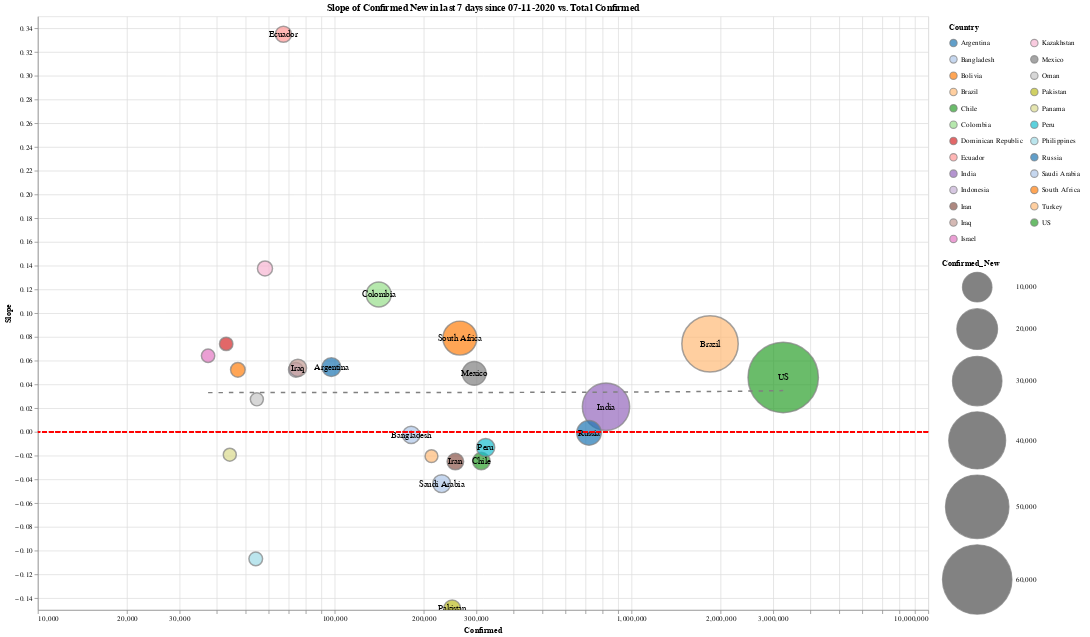

The notebook cell this image was saved under:
### Markdown cell above
# Country Level

### Code cell
slope_chart(country_level, 'Country', 0, xscale='log', limit=1000, scale=3, window=7).properties(
    width=1200,
    height=800
).interactive()

### Figure 1 — Vega-Lite specification as saved in the notebook (floating-point values rounded to 4 significant figures)
{"config": {"view": {"continuousWidth": 400, "continuousHeight": 300}}, "layer": [{"mark": {"type": "point", "filled": true, "stroke": "grey"}, "encoding": {"color": {"type": "nominal", "field": "Country", "legend": {"clipHeight": 20, "columns": 2, "padding": 10}, "scale": {"scheme": "category20"}}, "size": {"type": "quantitative", "field": "Confirmed_New", "scale": {"domain": [1016.0, 61350.0], "range": [300, 9000]}}, "tooltip": [{"type": "nominal", "field": "Country"}, {"type": "quantitative", "field": "Confirmed"}, {"type": "quantitative", "field": "Slope"}, {"type": "quantitative", "field": "Confirmed_New"}], "x": {"type": "quantitative", "axis": {"offset": 0}, "field": "Confirmed", "scale": {"type": "log"}}, "y": {"type": "quantitative", "axis": {"title": "Slope"}, "field": "Slope"}}, "selection": {"selector019": {"type": "interval", "bind": "scales", "encodings": ["x", "y"]}}, "title": "Slope of Confirmed New in last 7 days since 07-11-2020 vs. Total Confirmed"}, {"mark": "text", "encoding": {"color": {"value": "black"}, "size": {"value": 12}, "text": {"type": "nominal", "field": "Country"}, "tooltip": [{"type": "nominal", "field": "Country"}, {"type": "quantitative", "field": "Confirmed"}, {"type": "quantitative", "field": "Slope"}, {"type": "quantitative", "field": "Confirmed_New"}], "x": {"type": "quantitative", "axis": {"offset": 0}, "field": "Confirmed", "scale": {"type": "log"}}, "y": {"type": "quantitative", "axis": {"title": "Slope"}, "field": "Slope"}}, "title": "Slope of Confirmed New in last 7 days since 07-11-2020 vs. Total Confirmed", "transform": [{"filter": "(datum['Confirmed_New'] > 2000)"}]}, {"mark": {"type": "line", "strokeDash": [6, 8]}, "encoding": {"color": {"value": "grey"}, "size": {"value": 2}, "tooltip": [{"type": "nominal", "field": "Country"}, {"type": "quantitative", "field": "Confirmed"}, {"type": "quantitative", "field": "Slope"}, {"type": "quantitative", "field": "Confirmed_New"}], "x": {"type": "quantitative", "axis": {"offset": 0}, "field": "Confirmed", "scale": {"type": "log"}}, "y": {"type": "quantitative", "axis": {"title": "Slope"}, "field": "Slope"}}, "title": "Slope of Confirmed New in last 7 days since 07-11-2020 vs. Total Confirmed", "transform": [{"on": "Confirmed", "regression": "Slope", "method": "poly", "order": 1}]}, {"mark": {"type": "rule", "color": "red", "strokeDash": [6, 3]}, "encoding": {"y": {"type": "quantitative", "axis": {"title": ""}, "field": "a"}}, "transform": [{"calculate": "0", "as": "a"}]}], "data": {"name": "data-791f273e01b237503c51ff7b55c22638"}, "height": 800, "width": 1200, "$schema": "https://vega.github.io/schema/vega-lite/v4.0.2.json", "datasets": {"data-791f273e01b237503c51ff7b55c22638": [{"Country": "Argentina", "Date": "07-11-2020", "Confirmed": 97510.0, "Deaths": 1810.0, "Recovered": 41410.0, "Confirmed_New": 3449.0, "Deaths_New": 36.0, "Recovered_New": 2424.0, "Active": 54290.0, "Slope": 0.05454}, {"Country": "Bangladesh", "Date": "07-11-2020", "Confirmed": 181100.0, "Deaths": 2305.0, "Recovered": 88030.0, "Confirmed_New": 2686.0, "Deaths_New": 30.0, "Recovered_New": 1628.0, "Active": 90790.0, "Slope": -0.002587}, {"Country": "Bolivia", "Date": "07-11-2020", "Confirmed": 47200.0, "Deaths": 1754.0, "Recovered": 14330.0, "Confirmed_New": 1635.0, "Deaths_New": 52.0, "Recovered_New": 415.0, "Active": 31110.0, "Slope": 0.05224}, {"Country": "Brazil", "Date": "07-11-2020", "Confirmed": 1840000.0, "Deaths": 71470.0, "Recovered": 1244000.0, "Confirmed_New": 39020.0, "Deaths_New": 1071.0, "Recovered_New": 26730.0, "Active": 524300.0, "Slope": 0.07413}, {"Country": "Chile", "Date": "07-11-2020", "Confirmed": 312000.0, "Deaths": 6881.0, "Recovered": 281100.0, "Confirmed_New": 2755.0, "Deaths_New": 100.0, "Recovered_New": 3061.0, "Active": 24030.0, "Slope": -0.02462}, {"Country": "Colombia", "Date": "07-11-2020", "Confirmed": 140800.0, "Deaths": 5202.0, "Recovered": 58800.0, "Confirmed_New": 6803.0, "Deaths_New": 217.0, "Recovered_New": 2528.0, "Active": 76770.0, "Slope": 0.1157}, {"Country": "Dominican Republic", "Date": "07-11-2020", "Confirmed": 43110.0, "Deaths": 880.0, "Recovered": 21000.0, "Confirmed_New": 1199.0, "Deaths_New": 16.0, "Recovered_New": 166.0, "Active": 21240.0, "Slope": 0.0741}, {"Country": "Ecuador", "Date": "07-11-2020", "Confirmed": 67210.0, "Deaths": 5031.0, "Recovered": 30110.0, "Confirmed_New": 2191.0, "Deaths_New": 92.0, "Recovered_New": 530.0, "Active": 32070.0, "Slope": 0.3349}, {"Country": "India", "Date": "07-11-2020", "Confirmed": 820900.0, "Deaths": 22120.0, "Recovered": 515400.0, "Confirmed_New": 27110.0, "Deaths_New": 519.0, "Recovered_New": 19870.0, "Active": 283400.0, "Slope": 0.02113}, {"Country": "Indonesia", "Date": "07-11-2020", "Confirmed": 74020.0, "Deaths": 3535.0, "Recovered": 34720.0, "Confirmed_New": 1671.0, "Deaths_New": 66.0, "Recovered_New": 1190.0, "Active": 35760.0, "Slope": 0.05227}, {"Country": "Iran", "Date": "07-11-2020", "Confirmed": 255100.0, "Deaths": 12640.0, "Recovered": 217700.0, "Confirmed_New": 2397.0, "Deaths_New": 188.0, "Recovered_New": 2651.0, "Active": 24820.0, "Slope": -0.025}, {"Country": "Iraq", "Date": "07-11-2020", "Confirmed": 75190.0, "Deaths": 3055.0, "Recovered": 43080.0, "Confirmed_New": 2734.0, "Deaths_New": 95.0, "Recovered_New": 1699.0, "Active": 29060.0, "Slope": 0.05387}, {"Country": "Israel", "Date": "07-11-2020", "Confirmed": 37460.0, "Deaths": 354.0, "Recovered": 18810.0, "Confirmed_New": 1198.0, "Deaths_New": 3.0, "Recovered_New": 201.0, "Active": 18300.0, "Slope": 0.06407}, {"Country": "Kazakhstan", "Date": "07-11-2020", "Confirmed": 58250.0, "Deaths": 264.0, "Recovered": 33810.0, "Confirmed_New": 1798.0, "Deaths_New": 0.0, "Recovered_New": 1314.0, "Active": 24180.0, "Slope": 0.1376}, {"Country": "Mexico", "Date": "07-11-2020", "Confirmed": 295300.0, "Deaths": 34730.0, "Recovered": 229900.0, "Confirmed_New": 6094.0, "Deaths_New": 539.0, "Recovered_New": 4500.0, "Active": 30680.0, "Slope": 0.04929}, {"Country": "Oman", "Date": "07-11-2020", "Confirmed": 54700.0, "Deaths": 248.0, "Recovered": 35260.0, "Confirmed_New": 1083.0, "Deaths_New": 4.0, "Recovered_New": 1030.0, "Active": 19190.0, "Slope": 0.02737}, {"Country": "Pakistan", "Date": "07-11-2020", "Confirmed": 248900.0, "Deaths": 5197.0, "Recovered": 156700.0, "Confirmed_New": 2521.0, "Deaths_New": 74.0, "Recovered_New": 3566.0, "Active": 86980.0, "Slope": -0.1488}, {"Country": "Panama", "Date": "07-11-2020", "Confirmed": 44330.0, "Deaths": 893.0, "Recovered": 22170.0, "Confirmed_New": 1075.0, "Deaths_New": 30.0, "Recovered_New": 744.0, "Active": 21270.0, "Slope": -0.01927}, {"Country": "Peru", "Date": "07-11-2020", "Confirmed": 322700.0, "Deaths": 11680.0, "Recovered": 214200.0, "Confirmed_New": 3064.0, "Deaths_New": 182.0, "Recovered_New": 3514.0, "Active": 96880.0, "Slope": -0.0132}, {"Country": "Philippines", "Date": "07-11-2020", "Confirmed": 54220.0, "Deaths": 1372.0, "Recovered": 14040.0, "Confirmed_New": 1308.0, "Deaths_New": 12.0, "Recovered_New": 807.0, "Active": 38810.0, "Slope": -0.1069}, {"Country": "Russia", "Date": "07-11-2020", "Confirmed": 719400.0, "Deaths": 11190.0, "Recovered": 496600.0, "Confirmed_New": 6586.0, "Deaths_New": 188.0, "Recovered_New": 8360.0, "Active": 211700.0, "Slope": -0.0008667}, {"Country": "Saudi Arabia", "Date": "07-11-2020", "Confirmed": 229500.0, "Deaths": 2181.0, "Recovered": 165400.0, "Confirmed_New": 2994.0, "Deaths_New": 30.0, "Recovered_New": 2370.0, "Active": 61900.0, "Slope": -0.04363}, {"Country": "South Africa", "Date": "07-11-2020", "Confirmed": 264200.0, "Deaths": 3971.0, "Recovered": 127700.0, "Confirmed_New": 13500.0, "Deaths_New": 111.0, "Recovered_New": 9483.0, "Active": 132500.0, "Slope": 0.07894}, {"Country": "Turkey", "Date": "07-11-2020", "Confirmed": 212000.0, "Deaths": 5344.0, "Recovered": 193200.0, "Confirmed_New": 1016.0, "Deaths_New": 21.0, "Recovered_New": 1334.0, "Active": 13420.0, "Slope": -0.0205}, {"Country": "US", "Date": "07-11-2020", "Confirmed": 3246000.0, "Deaths": 134800.0, "Recovered": 995600.0, "Confirmed_New": 61350.0, "Deaths_New": 685.0, "Recovered_New": 12390.0, "Active": 2116000.0, "Slope": 0.04582}]}}
